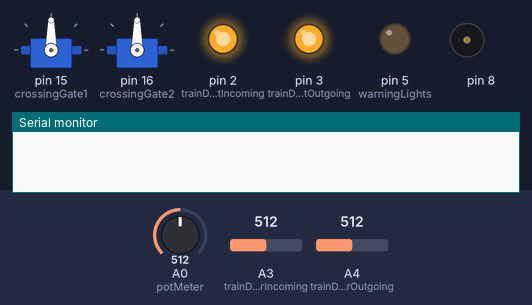
This sketch was run on a simulated Arduino Uno, built with avr-gcc and run on an emulated ATmega328P. On the bench: 2 × servo, output pins drawn as LEDs (lit = HIGH), buzzer (waves = sounding), the last lines printed to the serial monitor. The inputs (shaded band) are chosen by the test bench; at power-on: A0 (potMeter) = 512, A3 (trainDetectorIncoming) = 512, A4 (trainDetectorOutgoing) = 512.

Above: at 1.2 s.
1.3 s: A0 (potMeter) set to 529
2.8 s: A0 (potMeter) set to 552
At 3.07 s:
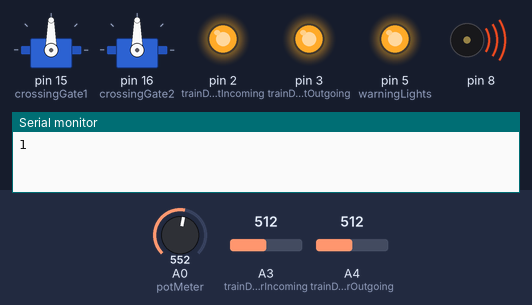
At 8.0 s:
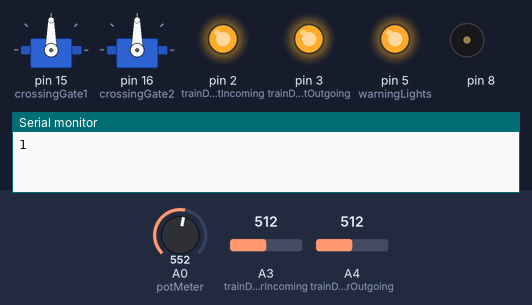
Timing chart, 0 to 9.5 s (numbered marks = the images above; inputs shaded):
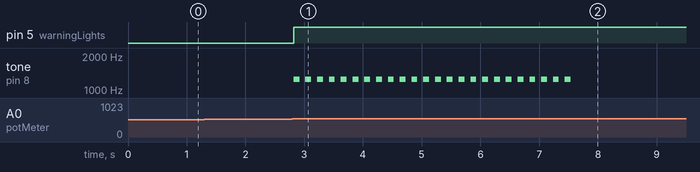

Measured:
- the behaviour switches between 541 and 542 on A0 (potMeter) (found by bisection; images 0 and 1)
- after the input at 1.3 s, every drawn part: stays the same
- after the input at 2.8 s, pin 5 (warningLights): LOW → HIGH at once; tone on pin 8: alternates 1245 Hz for 0.10 s and silent for 0.10 s, 48 changes in all, then stays silent, starting at once

The sketch:

levelCrossing.ino
```cpp
#include "pitches.h"
#include <Servo.h>

const int warningLights = 5;

const int trainDetectorLightIncoming = 2;
const int trainDetectorLightOutgoing = 3;

const int trainDetectorIncoming = A3;
const int trainDetectorOutgoing = A4;

const int lightIntensityMeter = A5;

const int potMeter = A0;

Servo crossingGate1;
Servo crossingGate2;

int timeInBetween = 0;

int initial = 0;

boolean train = false;
boolean warningLight = false;

void setup()
{
  Serial.begin(9600);
  pinMode(warningLights, OUTPUT);
  pinMode(trainDetectorLightIncoming, OUTPUT);
  pinMode(trainDetectorLightOutgoing, OUTPUT);
  crossingGate1.attach(15);
  crossingGate2.attach(16);
  WarningLightsOff();
  DetectorLightsOn();
  crossingGate1.write(90);
  crossingGate2.write(90);
}

void loop()
{
  //Write sensor and pot values into variables
  int incomingTrainRead = analogRead(trainDetectorIncoming);
  int outgoingTrainRead = analogRead(trainDetectorOutgoing);
  int pot = analogRead(potMeter);

  //PrintDetectorValues(incomingTrainRead, outgoingTrainRead, pot); //Print sensor and pot values on the serial monitor

  //int lightIntensity = analogRead(lightIntensityMeter);
  //map(lightIntensity, 0, 1023, 0, 255);  //Use to control leds with pwm

  if(train == true)
  {
    //The lights begin to flash, the sound plays and finally the gates close
    timeInBetween++;
    if(warningLight == false)
    {
      incomingTrainMessage();
      warningLight = true;
      WarningLightsOn();
    }
    else if(timeInBetween == 50)
    {
      CloseCrossingGates(crossingGate1, crossingGate2);
    }
    else if(timeInBetween <= 50)
    {
      WarningSound();
    }
    //Detect if train is still passing by or gone
    TrainDetection(incomingTrainRead, outgoingTrainRead, pot);
  }
  else
  {
    //The gates open and finally the flashing lights turn off
    OpenCrossingGates(crossingGate1, crossingGate2);
    if(warningLight == true)
    {
      outgoingTrainMessage();
      timeInBetween = 0;
      warningLight = false;
      WarningLightsOff();
    }
    //Detect an incoming train
    TrainDetection(incomingTrainRead, outgoingTrainRead, pot);
  }
}
```

crossingGates.ino
```cpp
void CloseCrossingGates(Servo crossingGate1, Servo crossingGate2)
{
  int angle = crossingGate1.read();

  if(angle == 90)
  {
    for(int gatePosition = 90; gatePosition <= 180; gatePosition += 1)     // goes from 90 degrees to 180 degrees
    {
      crossingGate1.write(gatePosition);
      crossingGate2.write(gatePosition);       // tell servo to go to position in variable 'gatePosition'
      delay(25);                               // waits 25ms for the servo to reach the position
    }
  }
}

void OpenCrossingGates(Servo crossingGate1, Servo crossingGate2)
{
  int angle = crossingGate1.read();

  if(angle == 180)
  {
    for(int gatePosition = 180; gatePosition >= 90; gatePosition -= 1)     // goes from 180 degrees to 90 degrees
    {
      crossingGate1.write(gatePosition);
      crossingGate2.write(gatePosition);             // tell servo to go to position in variable 'gatePosition'
      delay(25);                                     // waits 25ms for the servo to reach the position
    }
  }
}
```

pitches.h
```cpp
#define NOTE_B0  31
#define NOTE_C1  33
#define NOTE_CS1 35
#define NOTE_D1  37
#define NOTE_DS1 39
#define NOTE_E1  41
#define NOTE_F1  44
#define NOTE_FS1 46
#define NOTE_G1  49
#define NOTE_GS1 52
#define NOTE_A1  55
#define NOTE_AS1 58
#define NOTE_B1  62
#define NOTE_C2  65
#define NOTE_CS2 69
#define NOTE_D2  73
#define NOTE_DS2 78
#define NOTE_E2  82
#define NOTE_F2  87
#define NOTE_FS2 93
#define NOTE_G2  98
#define NOTE_GS2 104
#define NOTE_A2  110
#define NOTE_AS2 117
#define NOTE_B2  123
#define NOTE_C3  131
#define NOTE_CS3 139
#define NOTE_D3  147
#define NOTE_DS3 156
#define NOTE_E3  165
#define NOTE_F3  175
#define NOTE_FS3 185
#define NOTE_G3  196
#define NOTE_GS3 208
#define NOTE_A3  220
#define NOTE_AS3 233
#define NOTE_B3  247
#define NOTE_C4  262
#define NOTE_CS4 277
#define NOTE_D4  294
#define NOTE_DS4 311
#define NOTE_E4  330
#define NOTE_F4  349
#define NOTE_FS4 370
#define NOTE_G4  392
#define NOTE_GS4 415
#define NOTE_A4  440
#define NOTE_AS4 466
#define NOTE_B4  494
#define NOTE_C5  523
#define NOTE_CS5 554
#define NOTE_D5  587
#define NOTE_DS5 622
#define NOTE_E5  659
#define NOTE_F5  698
#define NOTE_FS5 740
#define NOTE_G5  784
#define NOTE_GS5 831
#define NOTE_A5  880
#define NOTE_AS5 932
#define NOTE_B5  988
#define NOTE_C6  1047
#define NOTE_CS6 1109
#define NOTE_D6  1175
#define NOTE_DS6 1245
#define NOTE_E6  1319
#define NOTE_F6  1397
#define NOTE_FS6 1480
#define NOTE_G6  1568
#define NOTE_GS6 1661
#define NOTE_A6  1760
#define NOTE_AS6 1865
#define NOTE_B6  1976
#define NOTE_C7  2093
#define NOTE_CS7 2217
#define NOTE_D7  2349
#define NOTE_DS7 2489
#define NOTE_E7  2637
#define NOTE_F7  2794
#define NOTE_FS7 2960
#define NOTE_G7  3136
#define NOTE_GS7 3322
#define NOTE_A7  3520
#define NOTE_AS7 3729
#define NOTE_B7  3951
#define NOTE_C8  4186
#define NOTE_CS8 4435
#define NOTE_D8  4699
#define NOTE_DS8 4978
```

sendMessageToPC.ino
```cpp
void incomingTrainMessage()
{
  Serial.print("1");
}

void outgoingTrainMessage()
{
  Serial.print("2");
}
```

trainDetectors.ino
```cpp
int timeDetectorBlocked = 0;
int timeDetectorUnblocked = 0;

void DetectorLightsOn()
{
  digitalWrite(trainDetectorLightIncoming, HIGH);
  digitalWrite(trainDetectorLightOutgoing, HIGH);
}

void DetectorLightsOff()
{
  digitalWrite(trainDetectorLightIncoming, LOW);
  digitalWrite(trainDetectorLightOutgoing, LOW);
}

void TrainDetection(int incomingTrainSensor, int outgoingTrainSensor, int switchPoint)
{
  if((incomingTrainSensor <= switchPoint - 30 && outgoingTrainSensor >= switchPoint + 30) || (incomingTrainSensor <= switchPoint - 30 && outgoingTrainSensor <= switchPoint - 30) || (incomingTrainSensor >= switchPoint + 30 && outgoingTrainSensor <= switchPoint - 30))
  {
    timeDetectorBlocked++;
    if(timeDetectorBlocked >= 50)
    {
      timeDetectorUnblocked = 0;
      train = true;
    }
  }
  else if((incomingTrainSensor >= switchPoint + 30 && outgoingTrainSensor >= switchPoint + 30))
  {
    timeDetectorUnblocked++;
    if(timeDetectorUnblocked >= 50)
    {
      timeDetectorBlocked = 0;
      train = false;
    }
  }
}

void PrintDetectorValues(int incomingTrainSensor, int outgoingTrainSensor, int switchPoint)
{
  Serial.print("Incoming = ");
  Serial.print(incomingTrainSensor);
  Serial.print(" Outgoing = ");
  Serial.print(outgoingTrainSensor);
  Serial.print(" Switch value = ");
  Serial.println(switchPoint);
}
```

warningLights.ino
```cpp
void WarningLightsOn()
{
  digitalWrite(warningLights, HIGH);
}

void WarningLightsOff()
{
  digitalWrite(warningLights, LOW);
}
```

warningSound.ino
```cpp
int thisNote = 0;

// notes in the melody:
int melody[] = {
  NOTE_DS6, 0, NOTE_DS6, 0, NOTE_DS6, 0, NOTE_DS6, 0, NOTE_DS6, 0, NOTE_DS6, 0, NOTE_DS6, 0, NOTE_DS6, 0, NOTE_DS6, 0, NOTE_DS6, 0, NOTE_DS6, 0, NOTE_DS6, 0};

// note durations: 4 = quarter note, 8 = eighth note, etc.:
int noteDurations[] = {
  8, 8, 8, 8, 8, 8, 8, 8, 8, 8, 8, 8, 8, 8, 8, 8, 8, 8, 8, 8, 8, 8, 8, 8};

void WarningSound()
{
  // to calculate the note duration, take one second divided by the note type.
  // quarter note = 1000 / 4, eighth note = 1000/8, etc.
  int noteDuration = 1000/noteDurations[thisNote];
  tone(8, melody[thisNote],noteDuration);

  // to distinguish the notes, set a minimum time between them.
  int pauseBetweenNotes = noteDuration * 0.80;
  delay(pauseBetweenNotes);
  // stop the tone playing:
  noTone(8);

  thisNote++;
  if(thisNote == 24)
  {
    thisNote = 0;
  }
}
```
